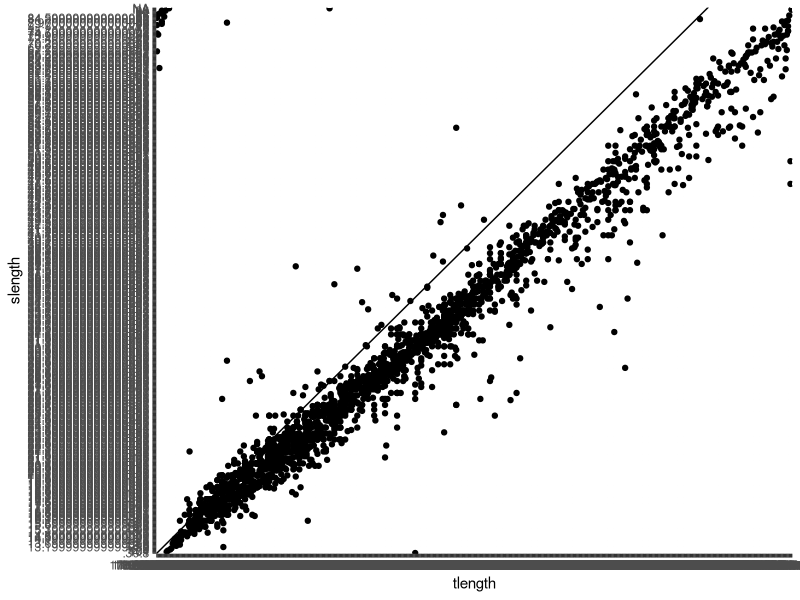

Here is the R script that generated this plot:
## ---- chunk 1
knitr::opts_chunk$set(echo = TRUE,
                      message = FALSE)
## ---- chunk 2
library(tidyverse)      # or load just dplyr
library(stringr)        # for string manipulations
library(readxl)         # has functions to read data from Excel
## ---- chunk 3
d_raw <- read_excel("data-raw/all_length_data.xls")
## ---- chunk 4
glimpse(d_raw)
## ---- chunk 5
tail(d_raw)
## ---- chunk 6
# use this for now
d <- d_raw[rowSums(is.na(d_raw)) != ncol(d_raw),]
glimpse(d)
## ---- chunk 7
d <-
  d %>% 
  rename(date = DATE,
         boat = Boat,
         gear = Technique,
         species = Species,
         flength = `Fork Length  (cm)`,
         tlength = `Total Length (cm)`,
         slength = `Standard Length (cm)`)
names(d)
## ---- chunk 8
table(d$gear)
## ---- chunk 9
d <- 
  d %>% 
  mutate(gear = str_trim(gear),                        # Get rid of leading and trailing spaces
         gear = ifelse(gear == "NA", NA, gear),        # NA is hear actually NA
                                                       #  NOTE: check if this can not be fixed upstream (e.g. read_excel)
         gear = Hmisc::capitalize(tolower(gear)),      # Just the first word with capital
         gear = ifelse(gear == "Trap", "Traps", gear),
         gear = ifelse(gear == "Lobster hook", "Lobster trap", gear))
## ---- chunk 10
table(d$gear)
## ---- chunk 11
table(d$boat)
## ---- chunk 12
d <- 
  d %>% 
  mutate(boat = str_trim(boat),    # get rid of leading or trailing spaces
         boat = ifelse(boat == "Caiban", "Caliban", boat),
         boat = ifelse(boat == "Harold's", "Harold", boat),
         boat = ifelse(boat == "poacher", "Poacher", boat),
         boat = ifelse(boat == "Ronald", "Ronald Dean", boat),
         boat = ifelse(boat == "samuel", "Samuel", boat))
## ---- chunk 13
d <- 
  d %>% 
  mutate(species = str_trim(species))
table(d$species)
## ---- chunk 14
ggplot(d, aes(tlength, slength)) +
  geom_point() +
  geom_abline()
